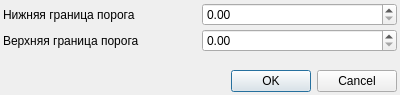
<?xml version="1.0" encoding="UTF-8"?>
<ui version="4.0">
 <class>DlgXi2</class>
 <widget class="QDialog" name="DlgXi2">
  <property name="geometry">
   <rect>
    <x>0</x>
    <y>0</y>
    <width>400</width>
    <height>95</height>
   </rect>
  </property>
  <property name="windowTitle">
   <string>Xi^ классификатор</string>
  </property>
  <layout class="QGridLayout" name="gridLayout_2">
   <property name="leftMargin">
    <number>3</number>
   </property>
   <property name="topMargin">
    <number>3</number>
   </property>
   <property name="rightMargin">
    <number>3</number>
   </property>
   <property name="bottomMargin">
    <number>3</number>
   </property>
   <property name="spacing">
    <number>3</number>
   </property>
   <item row="0" column="0">
    <layout class="QGridLayout" name="gridLayout">
     <item row="1" column="0">
      <widget class="QLabel" name="label_2">
       <property name="text">
        <string>Верхняя граница порога</string>
       </property>
      </widget>
     </item>
     <item row="1" column="1">
      <widget class="QDoubleSpinBox" name="sbMax">
       <property name="maximum">
        <double>1000000.000000000000000</double>
       </property>
       <property name="singleStep">
        <double>1000.000000000000000</double>
       </property>
      </widget>
     </item>
     <item row="0" column="1">
      <widget class="QDoubleSpinBox" name="sbMin">
       <property name="minimum">
        <double>0.000000000000000</double>
       </property>
       <property name="maximum">
        <double>1000000.000000000000000</double>
       </property>
       <property name="singleStep">
        <double>1000.000000000000000</double>
       </property>
      </widget>
     </item>
     <item row="0" column="0">
      <widget class="QLabel" name="label">
       <property name="text">
        <string>Нижняя граница порога</string>
       </property>
      </widget>
     </item>
     <item row="2" column="0">
      <spacer name="verticalSpacer">
       <property name="orientation">
        <enum>Qt::Vertical</enum>
       </property>
       <property name="sizeHint" stdset="0">
        <size>
         <width>20</width>
         <height>40</height>
        </size>
       </property>
      </spacer>
     </item>
    </layout>
   </item>
   <item row="1" column="0">
    <widget class="QDialogButtonBox" name="buttonBox">
     <property name="orientation">
      <enum>Qt::Horizontal</enum>
     </property>
     <property name="standardButtons">
      <set>QDialogButtonBox::Cancel|QDialogButtonBox::Ok</set>
     </property>
    </widget>
   </item>
  </layout>
 </widget>
 <resources/>
 <connections>
  <connection>
   <sender>buttonBox</sender>
   <signal>accepted()</signal>
   <receiver>DlgXi2</receiver>
   <slot>accept()</slot>
   <hints>
    <hint type="sourcelabel">
     <x>248</x>
     <y>254</y>
    </hint>
    <hint type="destinationlabel">
     <x>157</x>
     <y>274</y>
    </hint>
   </hints>
  </connection>
  <connection>
   <sender>buttonBox</sender>
   <signal>rejected()</signal>
   <receiver>DlgXi2</receiver>
   <slot>reject()</slot>
   <hints>
    <hint type="sourcelabel">
     <x>316</x>
     <y>260</y>
    </hint>
    <hint type="destinationlabel">
     <x>286</x>
     <y>274</y>
    </hint>
   </hints>
  </connection>
 </connections>
</ui>
